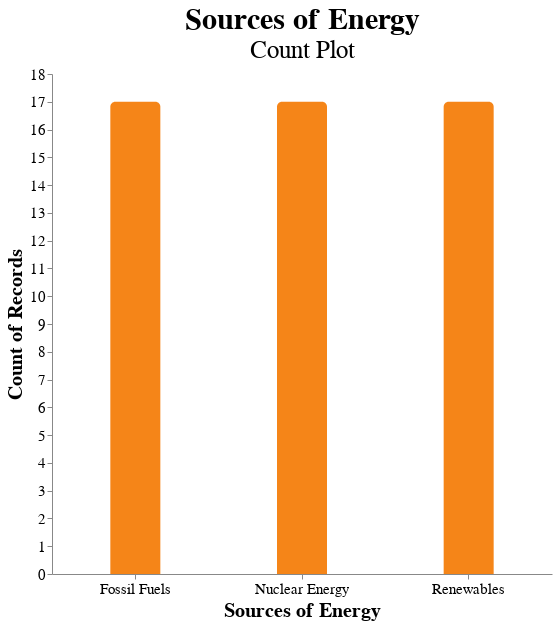

The notebook cell saved with this chart:
### Markdown cell above
Let's discuss about the above code for the Count plot. For any plot in Altair, we have to pass the dataframe which is passed to the parameter *data* in the `Chart` object. The next important parameter in the `Chart` object is *mark*, which is used to describe the chart type. As here I have created a bar-plot, so I have used `mark = bar`. An alternative process is to declare as `alt.Chart(data=df, ...).mark_bar().encoding(...)`. The parameters *title*, *width* and *height* are used to declare the chart title and the figsize of the chart area.

Altair uses the `encode()` method, which builds a key-value mapping between various encoding channels like `x`, to specify the x-axis values and `y`, to specify the y-axis values, which are accessed by column names. Visit [here](https://altair-viz.github.io/user_guide/encodings/channel_options.html#user-guide-encoding-channel-options) to know about the other parameters which can be passed to the `encode()` method.

The `count()` function used here is an `Aggregate` function. Altair supports several such `Aggregate` functions like  max, min, mean, variance and others, which are listed [here](https://altair-viz.github.io/user_guide/encodings/index.html#encoding-aggregates).

To sum up, we do not have to create a separate dataframe and use that to create the count plot. Even the x-axis labels and y-axis labels are handled by Altair.

We can customise the above plot with more declarations as shown below.

### Code cell
import altair as alt

chart = alt.Chart(
            data=df,title=alt.TitleParams(text='Sources of Energy',fontSize=30,subtitle='Count Plot',subtitleFontSize=25),width=500,height=500
        ).mark_bar(
            width=50,color='#f58518',cornerRadiusTopLeft=5,cornerRadiusTopRight=5
        ).encode(
            x=alt.X(shorthand='source', type='nominal', title='Sources of Energy', axis=alt.Axis(grid=False,labelAngle=0,labelFontSize=15,titleFontSize=20)),
            y=alt.Y(shorthand='source', type='nominal', aggregate='count', title='Count of Records',axis=alt.Axis(grid=False,labelFontSize=15,titleFontSize=20)),
            tooltip=[
                alt.Tooltip(shorthand='source',type='nominal',title='Source of Energy'),
                alt.Tooltip(shorthand='source',type='nominal',aggregate='count',title='Count')
            ]
        )
chart.configure_view(strokeWidth=0)

### Figure 1 — Vega-Lite specification as saved in the notebook (floating-point values rounded to 4 significant figures)
{"config": {"view": {"continuousWidth": 400, "continuousHeight": 300, "strokeWidth": 0}}, "data": {"name": "data-bb61008ba0c766c5601afa5323d12ad4"}, "mark": {"type": "bar", "color": "#f58518", "cornerRadiusTopLeft": 5, "cornerRadiusTopRight": 5, "width": 50}, "encoding": {"tooltip": [{"field": "source", "title": "Source of Energy", "type": "nominal"}, {"aggregate": "count", "field": "source", "title": "Count", "type": "nominal"}], "x": {"axis": {"grid": false, "labelAngle": 0, "labelFontSize": 15, "titleFontSize": 20}, "field": "source", "title": "Sources of Energy", "type": "nominal"}, "y": {"aggregate": "count", "axis": {"grid": false, "labelFontSize": 15, "titleFontSize": 20}, "field": "source", "title": "Count of Records", "type": "nominal"}}, "height": 500, "title": {"text": "Sources of Energy", "fontSize": 30, "subtitle": "Count Plot", "subtitleFontSize": 25}, "width": 500, "$schema": "https://vega.github.io/schema/vega-lite/v4.17.0.json", "datasets": {"data-bb61008ba0c766c5601afa5323d12ad4": [{"year": "2001-01-01T00:00:00", "source": "Fossil Fuels", "net_generation": 35361}, {"year": "2002-01-01T00:00:00", "source": "Fossil Fuels", "net_generation": 35991}, {"year": "2003-01-01T00:00:00", "source": "Fossil Fuels", "net_generation": 36234}, {"year": "2004-01-01T00:00:00", "source": "Fossil Fuels", "net_generation": 36205}, {"year": "2005-01-01T00:00:00", "source": "Fossil Fuels", "net_generation": 36883}, {"year": "2006-01-01T00:00:00", "source": "Fossil Fuels", "net_generation": 37014}, {"year": "2007-01-01T00:00:00", "source": "Fossil Fuels", "net_generation": 41389}, {"year": "2008-01-01T00:00:00", "source": "Fossil Fuels", "net_generation": 42734}, {"year": "2009-01-01T00:00:00", "source": "Fossil Fuels", "net_generation": 38620}, {"year": "2010-01-01T00:00:00", "source": "Fossil Fuels", "net_generation": 42750}, {"year": "2011-01-01T00:00:00", "source": "Fossil Fuels", "net_generation": 39361}, {"year": "2012-01-01T00:00:00", "source": "Fossil Fuels", "net_generation": 37379}, {"year": "2013-01-01T00:00:00", "source": "Fossil Fuels", "net_generation": 34873}, {"year": "2014-01-01T00:00:00", "source": "Fossil Fuels", "net_generation": 35250}, {"year": "2015-01-01T00:00:00", "source": "Fossil Fuels", "net_generation": 32319}, {"year": "2016-01-01T00:00:00", "source": "Fossil Fuels", "net_generation": 28437}, {"year": "2017-01-01T00:00:00", "source": "Fossil Fuels", "net_generation": 29329}, {"year": "2001-01-01T00:00:00", "source": "Nuclear Energy", "net_generation": 3853}, {"year": "2002-01-01T00:00:00", "source": "Nuclear Energy", "net_generation": 4574}, {"year": "2003-01-01T00:00:00", "source": "Nuclear Energy", "net_generation": 3988}, {"year": "2004-01-01T00:00:00", "source": "Nuclear Energy", "net_generation": 4929}, {"year": "2005-01-01T00:00:00", "source": "Nuclear Energy", "net_generation": 4538}, {"year": "2006-01-01T00:00:00", "source": "Nuclear Energy", "net_generation": 5095}, {"year": "2007-01-01T00:00:00", "source": "Nuclear Energy", "net_generation": 4519}, {"year": "2008-01-01T00:00:00", "source": "Nuclear Energy", "net_generation": 5282}, {"year": "2009-01-01T00:00:00", "source": "Nuclear Energy", "net_generation": 4679}, {"year": "2010-01-01T00:00:00", "source": "Nuclear Energy", "net_generation": 4451}, {"year": "2011-01-01T00:00:00", "source": "Nuclear Energy", "net_generation": 5215}, {"year": "2012-01-01T00:00:00", "source": "Nuclear Energy", "net_generation": 4347}, {"year": "2013-01-01T00:00:00", "source": "Nuclear Energy", "net_generation": 5321}, {"year": "2014-01-01T00:00:00", "source": "Nuclear Energy", "net_generation": 4152}, {"year": "2015-01-01T00:00:00", "source": "Nuclear Energy", "net_generation": 5243}, {"year": "2016-01-01T00:00:00", "source": "Nuclear Energy", "net_generation": 4703}, {"year": "2017-01-01T00:00:00", "source": "Nuclear Energy", "net_generation": 5214}, {"year": "2001-01-01T00:00:00", "source": "Renewables", "net_generation": 1437}, {"year": "2002-01-01T00:00:00", "source": "Renewables", "net_generation": 1963}, {"year": "2003-01-01T00:00:00", "source": "Renewables", "net_generation": 1885}, {"year": "2004-01-01T00:00:00", "source": "Renewables", "net_generation": 2102}, {"year": "2005-01-01T00:00:00", "source": "Renewables", "net_generation": 2724}, {"year": "2006-01-01T00:00:00", "source": "Renewables", "net_generation": 3364}, {"year": "2007-01-01T00:00:00", "source": "Renewables", "net_generation": 3870}, {"year": "2008-01-01T00:00:00", "source": "Renewables", "net_generation": 5070}, {"year": "2009-01-01T00:00:00", "source": "Renewables", "net_generation": 8560}, {"year": "2010-01-01T00:00:00", "source": "Renewables", "net_generation": 10308}, {"year": "2011-01-01T00:00:00", "source": "Renewables", "net_generation": 11795}, {"year": "2012-01-01T00:00:00", "source": "Renewables", "net_generation": 14949}, {"year": "2013-01-01T00:00:00", "source": "Renewables", "net_generation": 16476}, {"year": "2014-01-01T00:00:00", "source": "Renewables", "net_generation": 17452}, {"year": "2015-01-01T00:00:00", "source": "Renewables", "net_generation": 19091}, {"year": "2016-01-01T00:00:00", "source": "Renewables", "net_generation": 21241}, {"year": "2017-01-01T00:00:00", "source": "Renewables", "net_generation": 21933}]}}
